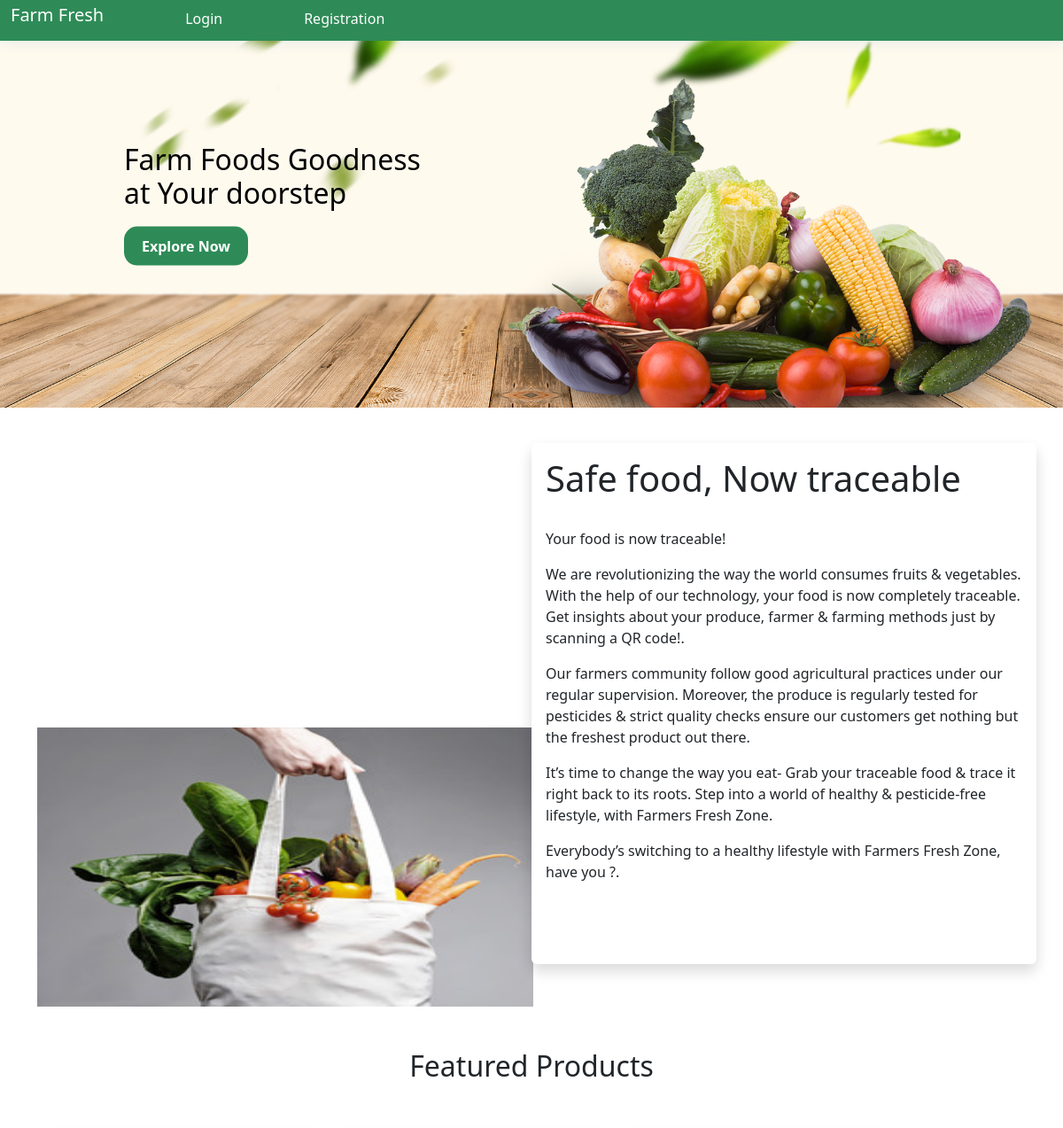
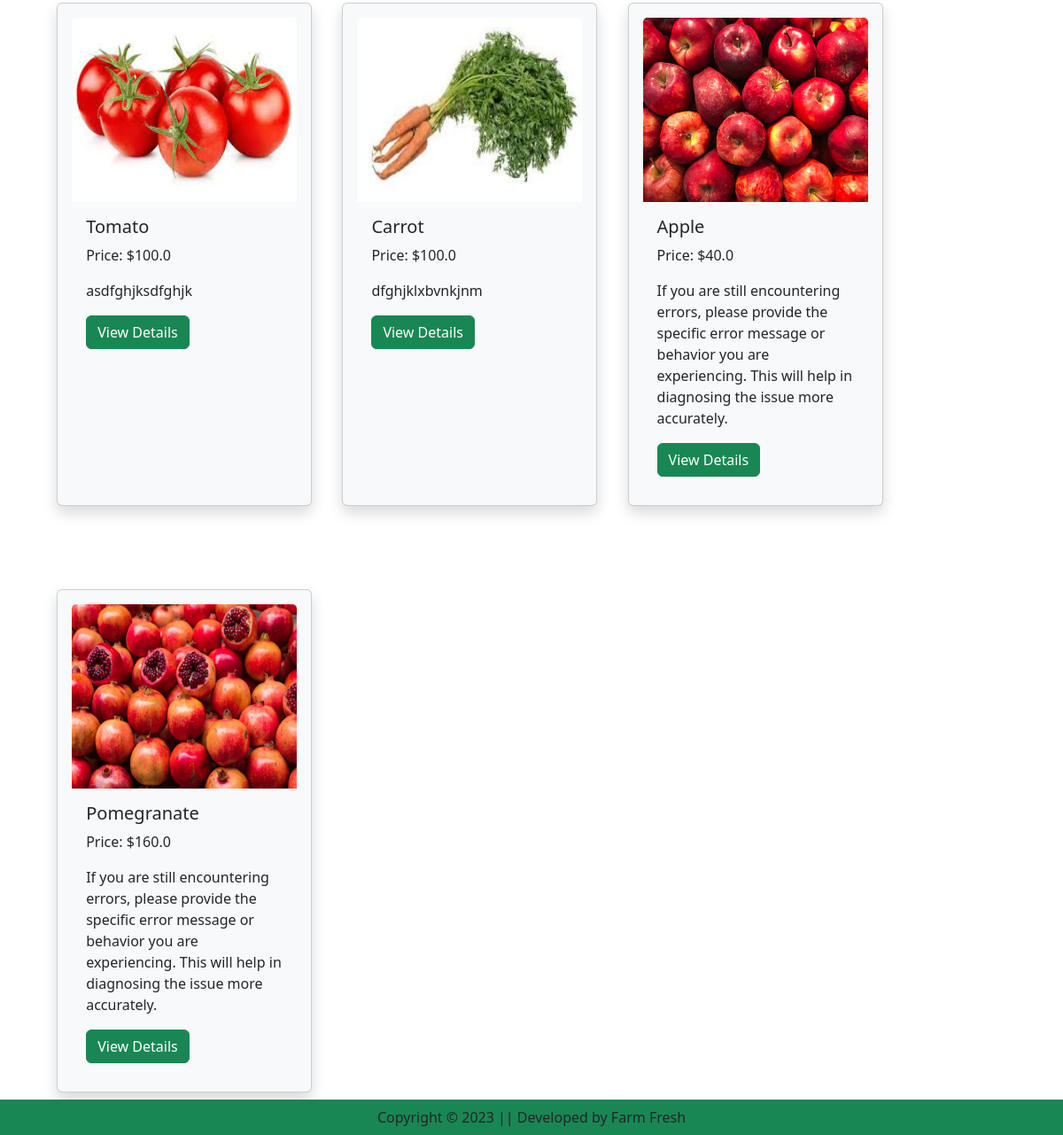
The page / on the database its author committed (2 pictures, top to bottom).
### app/models.py (models this page shows, shortened)
class Product(models.Model):
    name= models.CharField(max_length=100)
    price=models.FloatField()
    description= models.TextField()
    category = models.CharField(choices=category_choices,max_length=100)
    product_image=models.ImageField(upload_to='product')

### app/views.py (the view)
# urls.py: path('',views.home,name='home'),
def home(request):
    products=Product.objects.all()
    return render(request,'index.html',{'products': products})

### app/templates/index.html (shortened to what this page needs)
{% extends 'nav.html' %}
{% load static %}
{% block banner_slider%}
<div class="background-image-container">
  <div class="overlay-text">
    <h2>Farm Foods Goodness <br> at Your doorstep</h2>
    <a href="{% url 'vegetable_category' %}" style="text-decoration: none; background-color: seagreen; color: #fff;
     padding: 10px 20px; border-radius: 15px;
      display: inline-block; margin-top: 10px;">Explore Now</a>
  </div>
</div>
{% endblock banner_slider%}
{% block home_content %}
<div class="container">
  <div class="row">
    <div class="col-md-6">
      <div class="video-container">
        <iframe width="560" height="315"
         src="https://www.youtube.com/embed/6i4nU-x0xJ8?si=E3jVwIEMjFB7Csip"
          title="YouTube video player"
          frameborder="0" allow="accelerometer; autoplay; clipboard-write;
           encrypted-media; gyroscope; picture-in-picture; web-share"
        allowfullscreen></iframe>
          <img   width="560" height="315" src="{% static '/img/img.jpg' %}" alt="">
      </div>
    </div>
    <div class="col-md-6 shadow p-3 mb-5 bg-body rounded">
      <div class="paragraph-container">
        <h1 class="header">Safe food, Now traceable</h1><br>
        <p>Your food is now traceable!</p>
        <p>We are revolutionizing the way the world consumes fruits & vegetables. With the help of our technology, your food is now completely traceable. Get insights about your produce, farmer & farming methods just by scanning a QR code!.</p>
        <p>Our farmers community follow good agricultural practices under our regular supervision. Moreover, the produce is regularly tested for pesticides & strict quality checks ensure our customers get nothing but the freshest product out there.</p>
        <p>It’s time to change the way you eat- Grab your traceable food & trace it right back to its roots. Step into a world of healthy & pesticide-free lifestyle, with Farmers Fresh Zone.</p>
        <p>Everybody’s switching to a healthy lifestyle with Farmers Fresh Zone, have you ?.</p>
      </div>
    </div>
  </div>
</div>
{% endblock home_content %}
 {% block products %}
<div class="container">
   <h2 class="text-center mt-5">Featured Products</h2>
   <div class="row">
     {% for product in products %}
     <div class="card shadow p-3 mb-5 bg-body-tertiary   rounded d-inline-flex"
     style="width: 18rem; margin-top: 4%; margin-left: 3%">
        <div class="image-container">
          <img src="{{ product.product_image.url }}" class="card-img-top" style="height: 13rem;"  alt="{{ product.name }}">
        </div>
         <div class="card-body">
           <h5 class="card-title">{{ product.name }}</h5>
           <p class="card-text">Price: ${{ product.price }}</p>
           <p class="card-text">{{ product.description }}</p>
           <a href="{% url 'product_details' product.id %}" class="btn btn-success">View Details</a>
         </div>
     </div>
     {% endfor %}
   </div>
 </div>
 {% endblock products %}

### app/templates/nav.html (shortened to what this page needs)
<!DOCTYPE html>
{% load static %}
<html lang="en">
<head>
    <link rel="stylesheet" href="https://cdnjs.cloudflare.com/ajax/libs/font-awesome/5.15.3/css/all.min.css">
    <link href="https://cdn.jsdelivr.net/npm/bootstrap@5.3.1/dist/css/bootstrap.min.css" rel="stylesheet">
    <link rel="stylesheet" href="{% static 'css/style.css' %}">
</head>
<body>
  <header id="header"  class="fixed-top">
          <nav class="navbar navbar-expand-lg navbar-dark " >
            <div class="container-fluid fixed-top">
              <h1 class="navbar-brand" >Farm Fresh</h1>
              <div class="collapse navbar-collapse" id="navbarSupportedContent">
                <ul class="navbar-nav me-auto mb-2 mb-lg-0">
                  {% if request.user.is_authenticated %}
                  <li class="nav-item">
                    <a class="nav-link active text-white"  aria-current="page" href="{% url 'home'%}">Home</a>
                  </li>
                  <li class="nav-item">
                    <a class="nav-link text-white"  href="{% url 'vegetable_category'  %}">Vegetables</a>
                  </li>
                  <li class="nav-item">
                    <a class="nav-link text-white" href="{% url 'fruit_category'  %}">Fruits</a>
                  </li>
                  <li class="nav-item">
                    <a class="nav-link text-white" href="">Contact us</a>
                  </li>
                </ul>
                <form method="get" action="/search/" class="d-flex" role="search">
                  <input class="form-control me-2" type="search"
                  name="Search" id="search" placeholder="search" aria-label="Search">
                  <button class="btn btn-outline-success" type="submit">Search</button>
                </form>
                <div id="search-suggestions"></div>
              </div>
              <ul class="navbar-nav me-auto mb-2 mb-lg-0">
                <li class="nav-item dropdown ">
                  <a class="nav-link dropdown-toggle text-white"  href="#" role="button" data-bs-toggle="dropdown" aria-expanded="false">
                    <i class="fas fa-user" style="margin-right: 10%;"></i>{{request.user}}
                  </a>
                  <ul class="dropdown-menu">
                    <li><a class="dropdown-item" href="{% url 'profileview' %}">Profile</a></li>
                    <li><a class="dropdown-item" href="{% url 'changepassword' %}">Change Password</a></li>
                    <li><a class="dropdown-item" href="{% url 'logout' %}">Logout</a></li>
                  </ul>
                </li>
                <li class="nav-tem mx-2">
                  <a href="{% url 'cart' %}" class="nav-link text-white">Cart</a>
                </li>
                {% else %}
                <li class="nav-tem mx-2">
                  <a href="{% url 'login'%}" class="nav-link text-white">Login</a>
                </li>
                <li class="nav-tem mx-2">
                  <a href="{% url 'register'%}" class="nav-link text-white">Registration</a>
                </li>
                {% endif %}
              </ul>
            </div>
          </nav>
  </header>
      {% block banner_slider %}{% endblock banner_slider %}
      {% block home_content %} {% endblock home_content %}
      {% block products %}  {% endblock products %}
    <footer class=" container-fluid bg-success text-center fixed-bottom p-2 mt-5">
        Copyright &copy; 2023 || Developed by Farm Fresh
    </footer>
</body>
</html>

### app/static/css/style.css (style rules this page uses)
#header { background: seagreen; transition: all 0.5s; z-index: 997; padding: 15px 0; top:0; box-shadow: 0px 2px 15px rgba(25, 119, 204, 0.1); }
.nav-link { margin-left: 60px; }
.background-image-container { background-image: url('../img/bgcover.jpg'); background-size: cover; background-position: center; height: 460px; position: relative; }
.overlay-text { position: absolute; top: 50%; left: 10%; transform: translateY(-50%); font-weight: bold; padding: 20px; color: black; max-width: 50%; }
.col-md-6 { margin-top: 40px; }
.image-container { position: relative; overflow: hidden; }
.image-container img { transition: transform 0.3s ease-in-out; }

### rows shown on the page
Product: product_image (picture), name "Tomato", price "100.0", description "asdfghjksdfghjk"
Product: product_image (picture), name "Carrot", price "100.0", description "dfghjklxbvnkjnm"
Product: product_image (picture), name "Apple", price "40.0", description "If you are still encountering errors, please provide the specific error message or behavior you are experiencing. This will help in diagnosing the issue more accurately."
Product: product_image (picture), name "Pomegranate", price "160.0", description "If you are still encountering errors, please provide the specific error message or behavior you are experiencing. This will help in diagnosing the issue more accurately."
